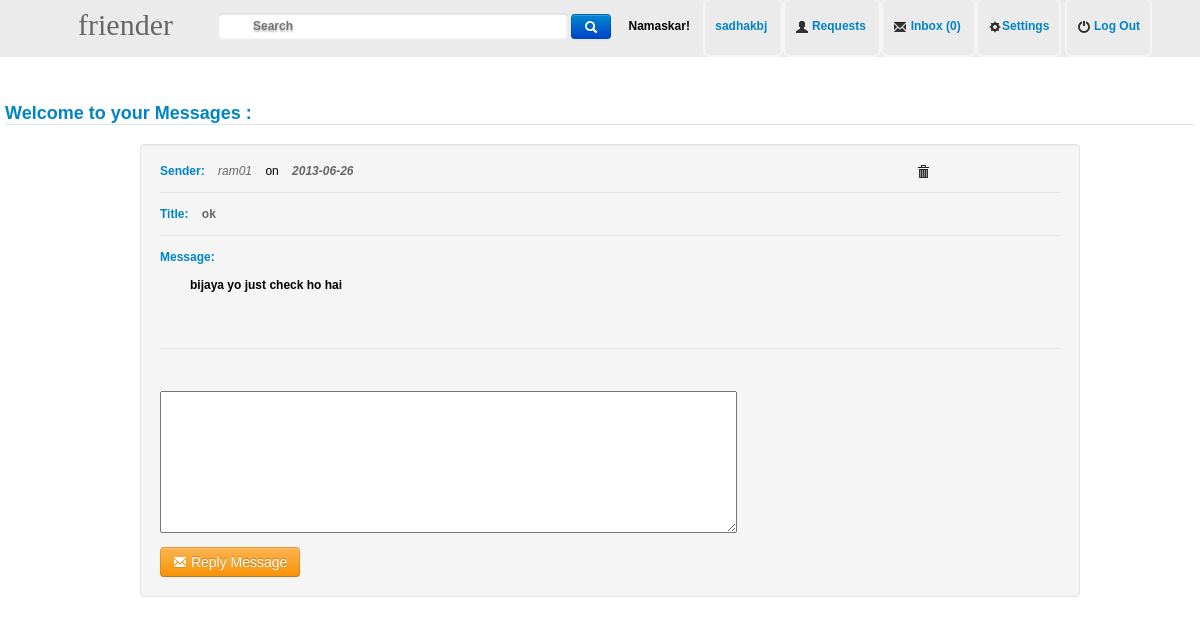
Page /message_detail.php?id=36 (signed in) on the committed database.
### tables this page shows
CREATE TABLE IF NOT EXISTS `pvt_messages` (
  `id` int(11) NOT NULL AUTO_INCREMENT,
  `user_from` varchar(60) NOT NULL,
  `user_to` varchar(60) NOT NULL,
  `msg_title` varchar(60) NOT NULL,
  `msg_body` text NOT NULL,
  `date` date NOT NULL,
  `opened` varchar(50) NOT NULL,
  PRIMARY KEY (`id`)
);

### message_detail.php (the view, shortened to what this page needs)
<?php
include_once("inc/incfiles/header1.php");
?>
<h2> Welcome <?phpecho $user ?> to your Messages :
<hr></h2> <br>
<div class="well" style="margin-left:140px;  width: 900px;" >
<?php
if( isset($_GET['id']) && is_numeric($_GET['id'])){
  $getmsg = mysql_query("SELECT * FROM pvt_messages WHERE id='{$_GET['id']}'") or die("cant get the message");
  $row = mysql_fetch_assoc($getmsg);
  $user_from = $row['user_from'];
  $user_to = $row['user_to'];
  $msg_title = $row['msg_title'];
  $msg_body = $row['msg_body'];
  $date = $row['date'];
  $opened = $row['opened'];
  if($user != "$user_to") {
  die ("you have got no authority to view this page");
  }
  else {
  if($opened=="yes") {
  ?>
  <b> <span style=' color:#0084c6;'> Sender: </b> <i> &nbsp&nbsp <span style=' color:#666;'> <?php echo $user_from ?></i> &nbsp&nbsp on <i> &nbsp&nbsp <b> <span style=' color:#666;'><?php echo $date ?> </i> <b/> <div class style='float: right; margin-right: 130px; '>
   <a title='Delete This Message' onClick="return confirm('Are You Sure to Delete this message ?' ) " href='delete_message.php?id=<?php echo $row['id'] ?> '> <i class='icon-trash icon-black'> </i> </a> </div>  <br><br>  <hr> <br>
  <?php
  echo "<b> <span style=' color:#0084c6;'> Title: </span> &nbsp&nbsp <span style=' color:#666;'> $msg_title <br> <br> <hr> <br>";
  echo "<b> <span style=' color:#0084c6;'>Message:  </b> <br> <br> &nbsp&nbsp&nbsp&nbsp&nbsp&nbsp&nbsp&nbsp </b>";
   echo nl2br($msg_body);
  echo "<br> <br> <br> <br> <br> <hr> <br> <br> <br>";
  echo"<form action='#' method='POST'> <textarea cols='80' rows='10' name='msg_body' > </textarea>  </p> <br>
	<button class='btn btn-warning' name='reply'> <i class='icon-envelope icon-white'></i> Reply Message </button>
	";
  }
  }
}
?>

### css/main.css (style rules this page uses)
* { margin: 0px; padding: 0px; font-family: arial; font-size: 12px; }
a { text-decoration: none; }
.well { min-height: 20px; padding: 19px; margin-bottom: 20px; background-color: #f5f5f5; border: 1px solid #e3e3e3; -webkit-border-radius: 4px; -moz-border-radius: 4px; border-radius: 4px; -webkit-box-shadow: inset 0 1px 1px rgba(0, 0, 0, 0.05); -moz-box-shadow: inset 0 1px 1px rgba(0, 0, 0, 0.05); box-shadow: inset 0 1px 1px rgba(0, 0, 0, 0.05); }
h2 { font-family: Arial; font-size: 18px; padding: 5px; color: #0084c6; }
hr { background-color: #DCE5EE; height: 1px; border: 0px; }

### rows in the picture
pvt_messages: user_from "ram01", date "2013-06-26", msg_title "ok", msg_body "bijaya yo just check ho hai"

### other values in the picture
$user "sadhakbj"
$num "0"
